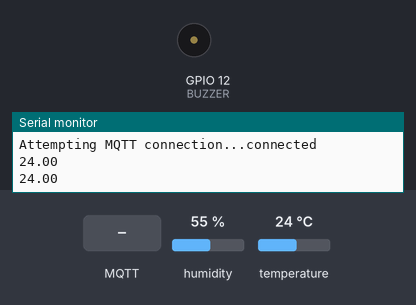
The program below on a simulated ESP32. Parts: buzzer (waves = sounding), the last lines printed to the serial monitor. The test bench sets the inputs (shaded band); at power-on: humidity 55 %, temperature 24 °C. WiFi joins after 1.5 s; servers stay silent unless stated; no MQTT or app messages arrive unless stated.

Above: at 2.7 s.
2.8 s: MQTT message "1" arrives on the first subscribed topic
At 3.9 s:
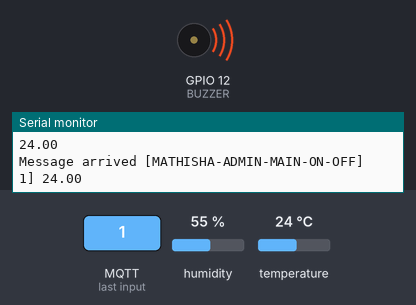
5.0 s: MQTT message "on" arrives on the first subscribed topic
At 6.2 s:
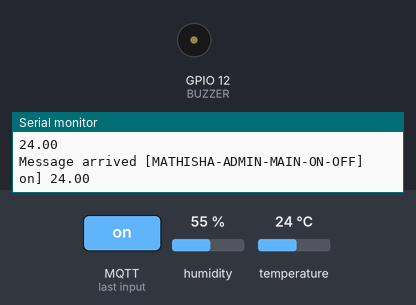
Timing chart, 0 to 8.0 s (numbered marks = the images above; inputs shaded):
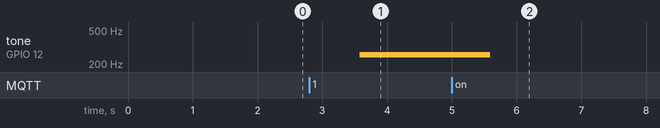

Measured:
- after the input at 2.8 s, tone on GPIO 12 (BUZZER): silent → 256 Hz after 0.78 s
- after the input at 5.0 s, tone on GPIO 12 (BUZZER): 256 Hz → silent after 0.60 s

The program:

main.cpp
```cpp
#include <WiFi.h>
#include "DHTesp.h"
#include <PubSubClient.h>
#include <NTPClient.h>

#define DHT_PIN 15
#define BUZZER 12

WiFiClient espClient;
PubSubClient mqttClient(espClient);

char tempAr[6];
DHTesp dhtSensor;

// Function declarations
void setupWifi();
void updateTemperature();
void setupMqtt();
void connectToBroker();
void receiveCallbackMyFunction(char* topic, byte* payload, unsigned int length);


void setup() {
  Serial.begin(115200);

  setupWifi();
  setupMqtt();
  dhtSensor.setup(DHT_PIN, DHTesp::DHT22);

  pinMode(BUZZER, OUTPUT);
  digitalWrite(BUZZER, LOW);

}

void loop() {
  if (!mqttClient.connected()) {
    connectToBroker();
  }

  mqttClient.loop(); // Don't forget this to maintain MQTT connection!

  updateTemperature();
  Serial.println(tempAr);

  mqttClient.publish("MATHISHA-ADMIN-TEMP", tempAr); // Optional publish
  delay(1000);  // Prevent flooding the broker
}


void buzzerOn(bool on){
  if (on){
    tone(BUZZER,256);

  }
  else{
    noTone(BUZZER);
  }
}

void setupMqtt() {
  mqttClient.setServer("test.mosquitto.org", 1883);
  mqttClient.setCallback(receiveCallbackMyFunction);
}

void receiveCallbackMyFunction(char* topic, byte* payload, unsigned int length) {
  Serial.print("Message arrived [");
  Serial.print(topic);
  Serial.print("] ");

  char payloadCharAr[length];
  for (int i = 0; i < length; i++) {
    Serial.print((char)payload[i]);
    payloadCharAr[i] = (char)payload[i];
  }

  Serial.print("] ");

  if(strcmp(topic,"MATHISHA-ADMIN-MAIN-ON-OFF")==0){
    buzzerOn(payloadCharAr[0] == '1');
    }

  }


void connectToBroker() {
  while (!mqttClient.connected()) {
    Serial.print("Attempting MQTT connection...");
    if (mqttClient.connect("ESP32-12345645454")) {
      Serial.println("connected");
      mqttClient.subscribe("MATHISHA-ADMIN-MAIN-ON-OFF");
    } else {
      Serial.print("failed, rc=");
      Serial.print(mqttClient.state());
      Serial.println(" try again in 5 seconds");
      delay(5000);
    }
  }
}

void updateTemperature() {
  TempAndHumidity data = dhtSensor.getTempAndHumidity();
  String(data.temperature, 2).toCharArray(tempAr, 6);
}

void setupWifi() {
  Serial.println();
  Serial.print("Connecting to ");
  Serial.println("Wokwi-GUEST");

  WiFi.begin("Wokwi-GUEST", "");

  while (WiFi.status() != WL_CONNECTED) {
    delay(500);
    Serial.print(".");
  }

  Serial.println("\nWiFi connected");
  Serial.print("IP address: ");
  Serial.println(WiFi.localIP());
}
```
